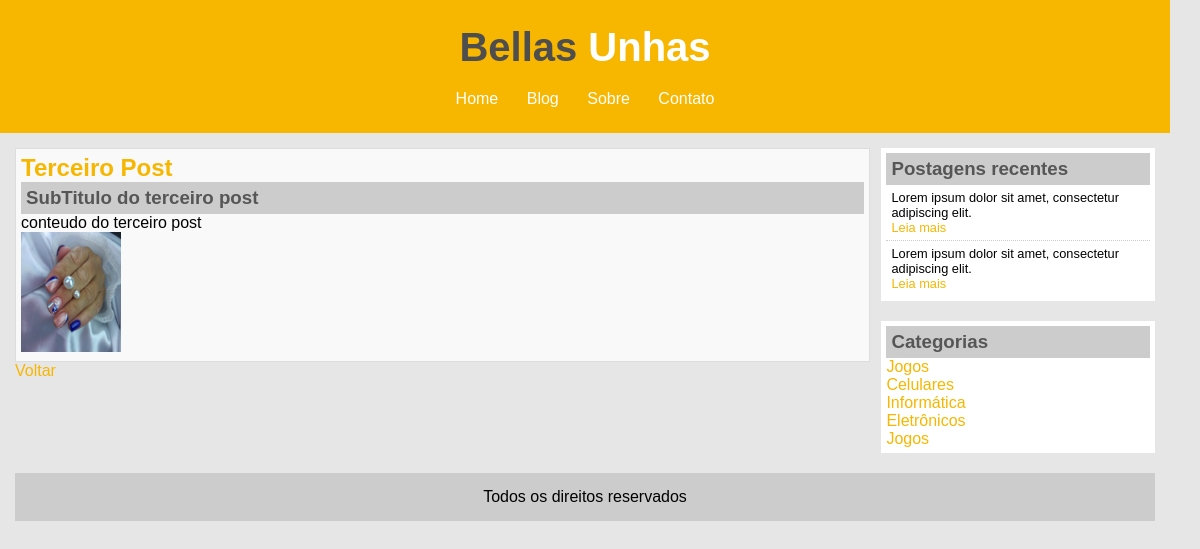
/blog/post/3/, run on the app's committed database.
### website/models.py (models this page shows, shortened)
class Post(models.Model):
    title = models.CharField(max_length=100)
    sub_title= models.CharField(max_length=200)
    content = models.TextField()
    categories = models.CharField(
        max_length=2,
        choices=Categories.choices,
        default=Categories.GR,
    )
    deleted = models.BooleanField(default=False)
    imagem = models.ImageField(upload_to='posts', null=True, blank=True)
    def full_name(self):
        return self.title + self.sub_title
    full_name.admin_order_field = 'title'

### website/views.py (the view)
# urls.py: path('post/<int:id>/',post_detail, name='post_detail'),
def post_detail(request, id):
      post = Post.objects.get(id=id)
      return render(request, 'post_detail.html',{'post': post})

### website/templates/post_detail.html (shortened to what this page needs)
{% load static %}
<!DOCTYPE html>
<html>
<head>
	<link rel="stylesheet" type="text/css" href="{% static 'assets/css/estilo.css' %}">
</head>
<body>
	<div id="area-cabecalho">
		<div id="area-logo">
			<h1>Bellas <span class="branco"> Unhas</span></h1>
		</div>
		<div id="area-menu">
			<a href="{% url 'home_blog' %}">Home</a>
			<a href="">Blog</a>
			<a href="">Sobre</a>
			<a href="{% url 'contato' %}">Contato</a>
		</div>
	</div>
	<div id="area-principal">
		<div id="area-postagens">
			<div class="postagem">
				<h2>{{post.title}}</h2>
                <h3>{{post.sub_title}}</h3>
				<p> {{ post.content }}</p>
				{% if post.imagem %}
					<img src="{{ post.imagem.url }}" alt="Imagem do post"
						with="100px" height="120px">
					{%elif post.id == 1 %}
						<img width="100px" height="120px"
						src="{% static 'images/imagem8.jpeg' %}">
					{%elif post.id == 2 %}
						<img width="100px" height="120px"
						src="{% static 'images/imagem6.jpeg' %}">
					{%elif post.id == 3 %}
						<img width="100px" height="120px"
						src="{% static 'images/imagem7.jpeg' %}">
					{%elif post.id == 4 %}
						<img width="100px" height="120px"
						src="{% static 'images/imagem9.jpeg' %}">
					{%elif post.id == 5 %}
						<img width="100px" height="120px"
						src="{% static 'images/imagem10.jpeg' %}">
					{%elif post.id == 6 %}
						<img width="100px" height="120px"
						src="{% static 'images/imagem11.jpeg' %}">
					{%elif post.id == 7 %}
						<img width="100px" height="120px"
						src="{% static 'images/imagem12.jpeg' %}">
					{%elif post.id == 8 %}
						<img width="100px" height="120px"
						src="{% static 'images/imagem13.jpeg' %}">
					{%elif post.id == 9 %}
						<img width="100px" height="120px"
						src="{% static 'images/imagem14.jpeg' %}">
					{%elif post.id == 10 %}
						<img width="100px" height="120px"
						src="{% static 'images/imagem15.jpeg' %}">
					{%elif post.id == 11 %}
						<img width="100px" height="120px"
						src="{% static 'images/imagem16.jpeg' %}">
					{%elif post.id == 12 %}
						<img width="100px" height="120px"
						src="{% static 'images/imagem17.jpeg' %}">
					{%elif post.id == 13 %}
						<img width="100px" height="120px"
						src="{% static 'images/imagem18.jpeg' %}">
					{%elif post.id == 14 %}
						<img width="100px" height="120px"
						src="{% static 'images/imagem19.jpeg' %}">
					{%elif post.id == 15 %}
						<img width="100px" height="120px"
						src="{% static 'images/imagem20.jpeg' %}">
					{%elif post.id == 16 %}
						<img width="100px" height="120px"
						src="{% static 'images/imagem21.jpeg' %}">
					{% else %}
					<img width="100px" height="120px"
						src="{% static 'images/imagem8.jpeg' %}">
				{% endif %}
			</div>
			<a href="{% url 'home_blog' %}" class="button">Voltar</a>
		</div>
		<div id="area-lateral">
			<div class="conteudo-lateral">
				<h3>Postagens recentes</h3>
				<div class="postagem-lateral">
					<p>Lorem ipsum dolor sit amet, consectetur adipiscing elit.</p>
					<a href="">Leia mais</a>
				</div>
				<div class="postagem-lateral" style="border-bottom: none;">
					<p>Lorem ipsum dolor sit amet, consectetur adipiscing elit.</p>
					<a href="">Leia mais</a>
				</div>
			</div>
			<div class="conteudo-lateral">
				<h3>Categorias</h3>
				<a href="">Jogos</a><br>
				<a href="">Celulares</a><br>
				<a href="">Informática</a><br>
				<a href="">Eletrônicos</a><br>
				<a href="">Jogos</a><br>
			</div>
		</div>
		<div id="rodape">
			Todos os direitos reservados
		</div>
	</div>
</body>
</html>

### website/static/assets/css/estilo.css (style rules this page uses)
* { margin: 0; padding: 0; }
body { font-size: 1em; font-family: "Trebuchet MS", Helvetica, sans-serif; background: #e6e6e6; }
#area-cabecalho { width: 95%; background-color: #f7b600; padding: 15px; text-align: center; }
#area-logo, #area-menu { padding: 10px; }
#area-principal { width: 95%; margin: 0 auto; padding: 15px; float: left; }
#area-postagens { width: 75%; float: left; }
#area-lateral { width: 24%; float: right; }
.postagem { border: 1px solid #ddd; padding: 05px; background-color: #f9f9f9; }
.conteudo-lateral { background: white; padding: 05px; margin-bottom: 20px; }
.postagem-lateral { font-size: 0.8em; padding: 5px; border-bottom: 1px dotted #CCC; }
#rodape { clear: both; text-align: center; padding: 15px; background: #CCC; }
a { text-decoration: none; }
a:link, a:visited { color: #f7b600; }
#area-cabecalho a:link, #area-cabecalho a:visited { color: #FFF; padding: 8px 12px; }
h1 { color: #4e4e4e; font-size: 2.5em; }
h2 { color: #f7b600; }
h3 { color: #565656; background: #CCC; padding: 5px; }
.branco { color: white; }

### data on the page
Post: title "Terceiro Post", sub_title "SubTitulo do terceiro post", content "conteudo do terceiro post"
